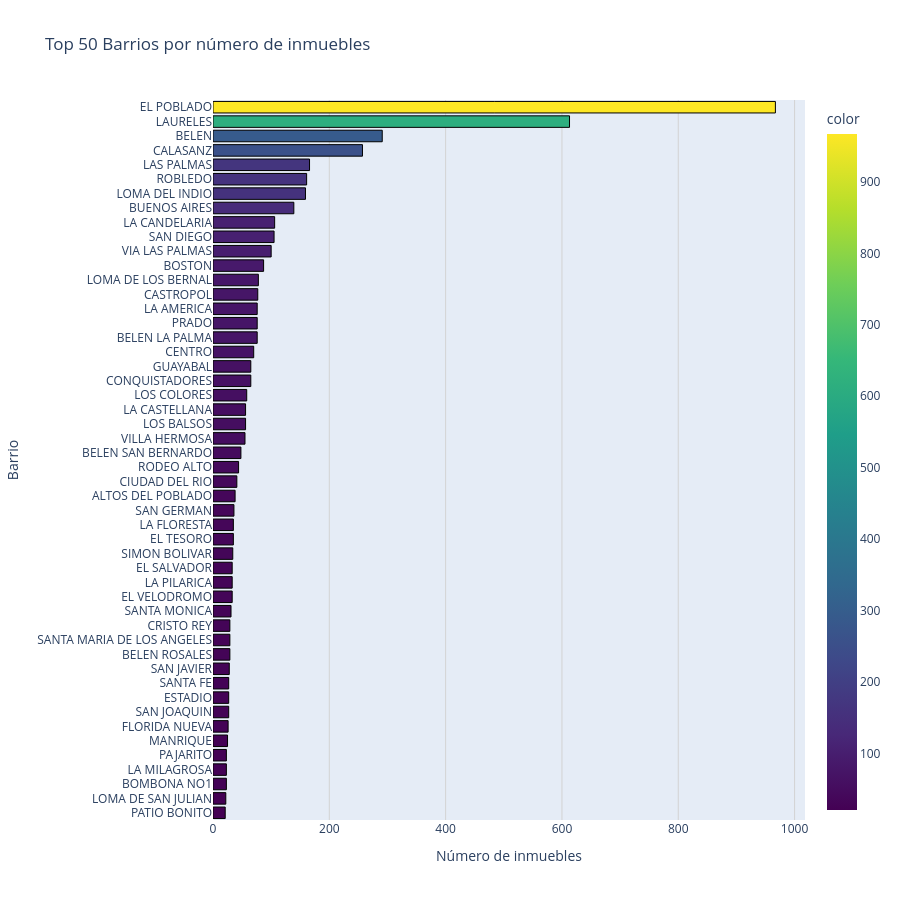

The code cell stored with this chart in its notebook:
### Code cell
top_barrios = df['Barrio_clean'].value_counts().head(50).sort_values(ascending=True)

fig = px.bar(
    x=top_barrios.values,
    y=top_barrios.index,
    orientation='h',
    color=top_barrios.values,
    color_continuous_scale='viridis',
    labels={'x': 'Número de inmuebles', 'y': 'Barrio'},
    title='Top 50 Barrios por número de inmuebles'
)

fig.update_traces(marker_line_color='black', marker_line_width=1)
fig.update_layout(
    height=900,
    width=900,
    showlegend=False,
    yaxis={'categoryorder': 'total ascending'},
    xaxis=dict(showgrid=True, gridcolor='lightgray')
)

fig.show()

### Figure 1 — Plotly figure (JSON) as saved in the notebook; plotly's stock layout.template omitted (floating-point values rounded to 4 significant figures)
{"data": [{"hovertemplate": "Número de inmuebles=%{x}<br>Barrio=%{y}<br>color=%{marker.color}<extra></extra>", "legendgroup": "", "marker": {"color": [21, 22, 23, 23, 23, 25, 26, 27, 27, 27, 28, 29, 29, 29, 31, 33, 33, 33, 34, 35, 35, 36, 38, 41, 44, 48, 55, 56, 56, 58, 65, 65, 70, 76, 76, 76, 77, 78, 87, 100, 105, 106, 139, 159, 161, 166, 257, 291, 613, 967], "coloraxis": "coloraxis", "line": {"color": "black", "width": 1}, "pattern": {"shape": ""}}, "name": "", "orientation": "h", "showlegend": false, "textposition": "auto", "type": "bar", "x": [21, 22, 23, 23, 23, 25, 26, 27, 27, 27, 28, 29, 29, 29, 31, 33, 33, 33, 34, 35, 35, 36, 38, 41, 44, 48, 55, 56, 56, 58, 65, 65, 70, 76, 76, 76, 77, 78, 87, 100, 105, 106, 139, 159, 161, 166, 257, 291, 613, 967], "xaxis": "x", "y": ["PATIO BONITO", "LOMA DE SAN JULIAN", "BOMBONA NO1", "LA MILAGROSA", "PAJARITO", "MANRIQUE", "FLORIDA NUEVA", "SAN JOAQUIN", "ESTADIO", "SANTA FE", "SAN JAVIER", "BELEN ROSALES", "SANTA MARIA DE LOS ANGELES", "CRISTO REY", "SANTA MONICA", "EL VELODROMO", "LA PILARICA", "EL SALVADOR", "SIMON BOLIVAR", "EL TESORO", "LA FLORESTA", "SAN GERMAN", "ALTOS DEL POBLADO", "CIUDAD DEL RIO", "RODEO ALTO", "BELEN SAN BERNARDO", "VILLA HERMOSA", "LOS BALSOS", "LA CASTELLANA", "LOS COLORES", "CONQUISTADORES", "GUAYABAL", "CENTRO", "BELEN LA PALMA", "PRADO", "LA AMERICA", "CASTROPOL", "LOMA DE LOS BERNAL", "BOSTON", "VIA LAS PALMAS", "SAN DIEGO", "LA CANDELARIA", "BUENOS AIRES", "LOMA DEL INDIO", "ROBLEDO", "LAS PALMAS", "CALASANZ", "BELEN", "LAURELES", "EL POBLADO"], "yaxis": "y"}], "layout": {"barmode": "relative", "coloraxis": {"colorbar": {"title": {"text": "color"}}, "colorscale": [[0, "#440154"], [0.1111, "#482878"], [0.2222, "#3e4989"], [0.3333, "#31688e"], [0.4444, "#26828e"], [0.5556, "#1f9e89"], [0.6667, "#35b779"], [0.7778, "#6ece58"], [0.8889, "#b5de2b"], [1, "#fde725"]]}, "height": 900, "legend": {"tracegroupgap": 0}, "showlegend": false, "title": {"text": "Top 50 Barrios por número de inmuebles"}, "width": 900, "xaxis": {"anchor": "y", "domain": [0, 1], "gridcolor": "lightgray", "showgrid": true, "title": {"text": "Número de inmuebles"}}, "yaxis": {"anchor": "x", "categoryorder": "total ascending", "domain": [0, 1], "title": {"text": "Barrio"}}}}
